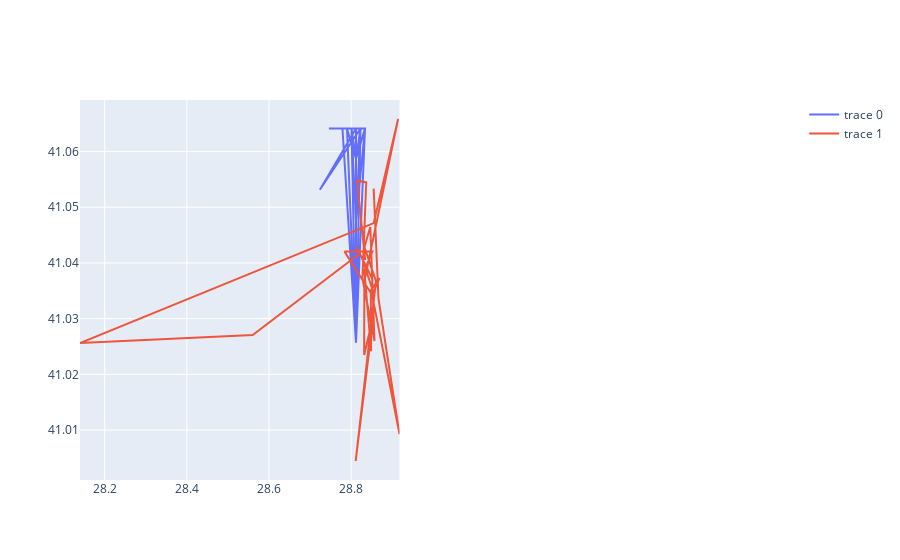

Notebook cell for this chart:
### Code cell
import plotly.subplots as ps

# Create a figure with 2 subplots
fig = ps.make_subplots(rows=1, cols=2)

# Add a scatter plot to the first subplot
fig.add_scatter(x=df1['LONGITUDE'].iloc[:100], y=df1['LATITUDE'].iloc[:100],
                )

# Add a scatter plot to the second subplot
fig.add_scatter(x=df3['LONGITUDE'][:100], y=df3['LATITUDE'][:100]
                )

fig.show()
